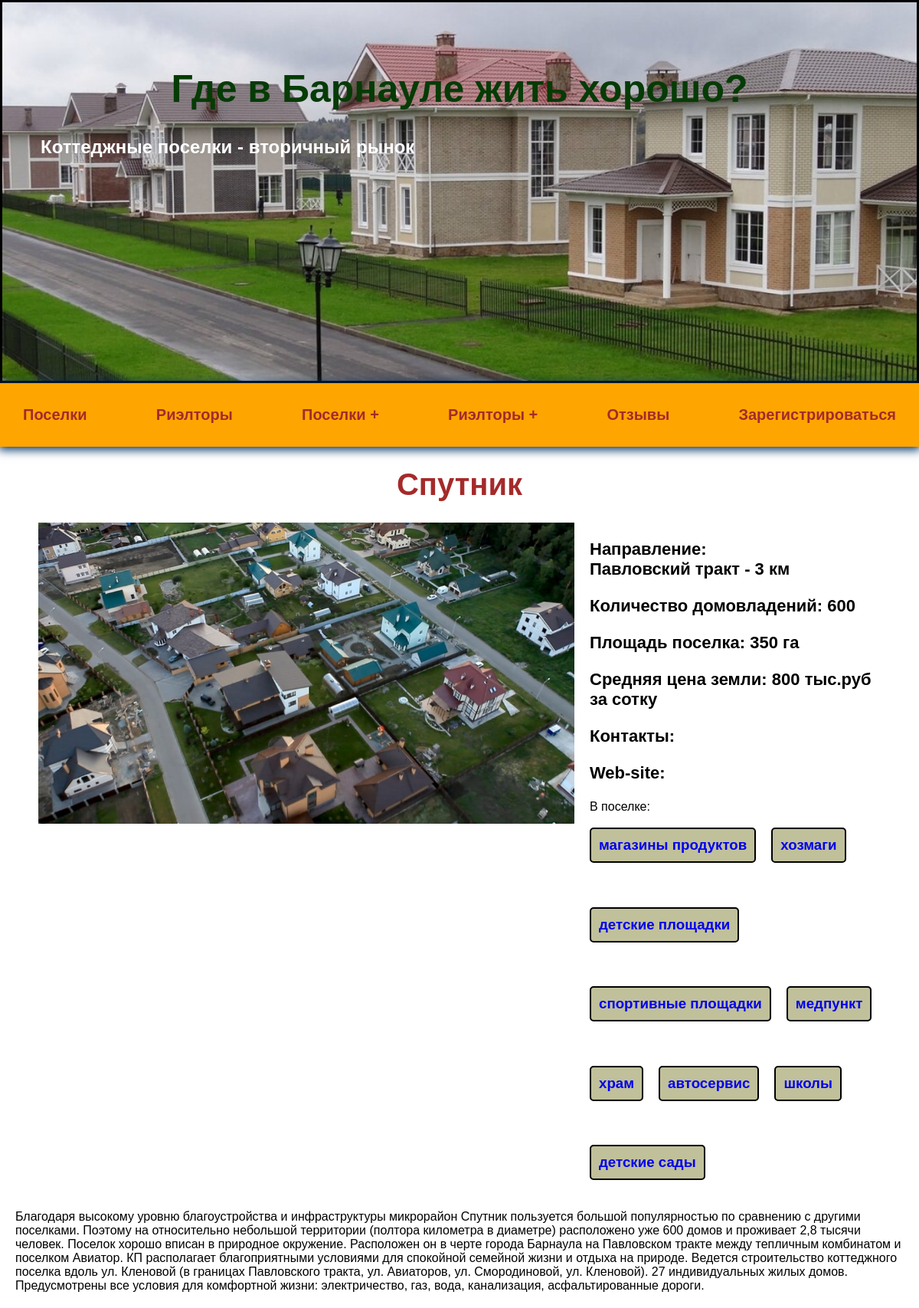
Page /village/3/ on the earlier database version.
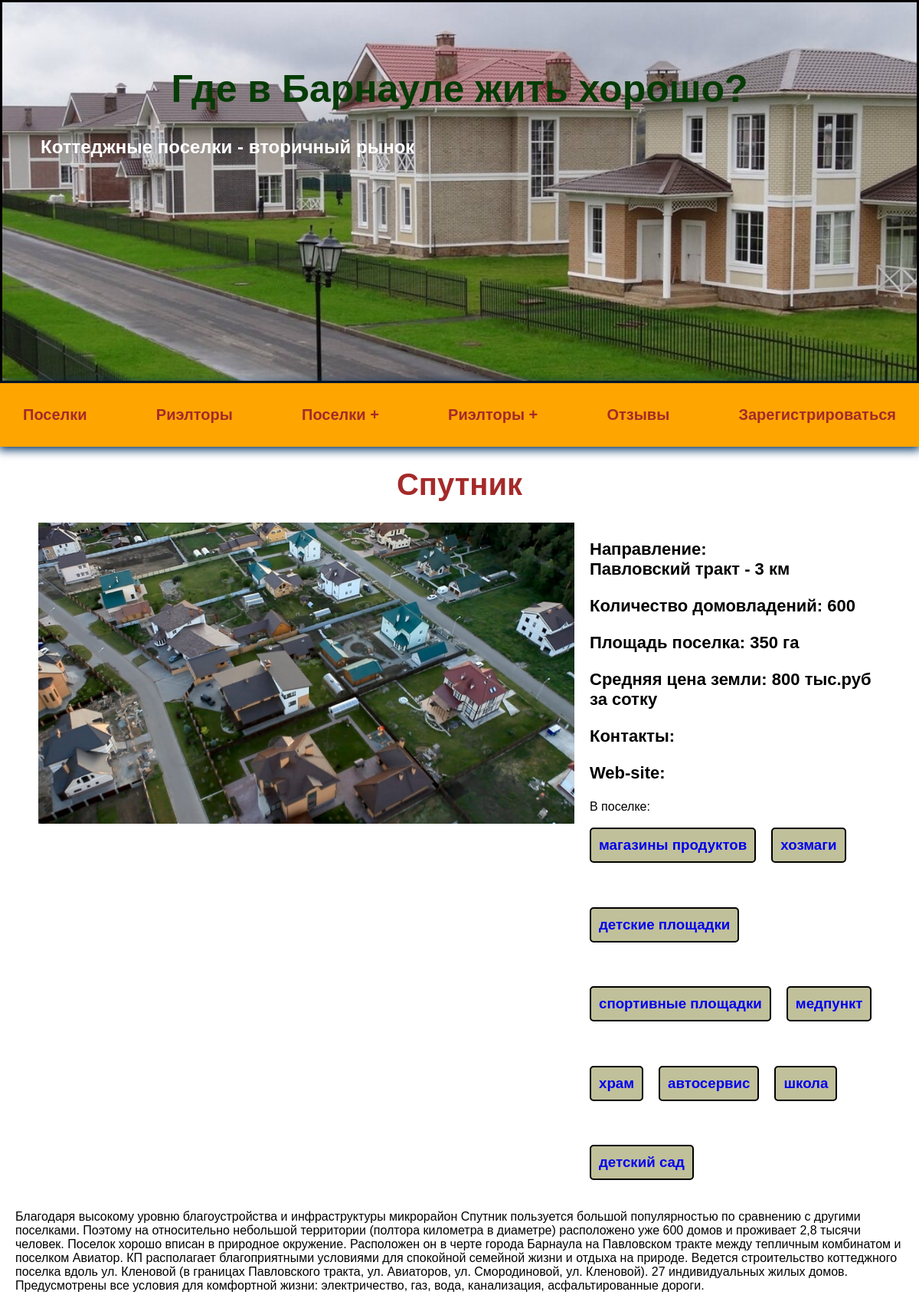
Same page on the later database version.
### villages/models.py (models this page shows)
class Infrastructure(models.Model):
    name = models.CharField(max_length=200, blank=True)
    def __str__(self):
        return self.name

### villages/views.py (the view)
# urls.py: path('village/<str:pk>/', views.village, name="village"),
def village(request, pk):
    village.obj = Village.objects.get(id=pk)
    return render(request, 'villages/one_village.html', {'village': village.obj})

### villages/templates/villages/one_village.html
{% extends 'villages/base.html' %}
{% block content %}
<h1>{{ village.title }}</h1>
<div class="cards_one">
    <div class="left">
    <img class="image_card_one" src="{{ village.featured_image.url }}" alt="image_card">
    </div>
    <div class="right">
        <p>Направление:<br>{{ village.direction }} - {{ village.distance }} км</p>
        <p>Количество домовладений: {{ village.quantity }}</p>
        <p>Площадь поселка: {{ village.square }} га</p>
        <p>Средняя цена земли: {{ village.land_price }} тыс.руб за сотку</p>
        <p>Контакты: {{ village.contacts }}</p>
        <p>Web-site: {{ village.website }}</p>
        <span>В поселке:</span>
        <div class="info">
            {% for info in village.infrastructures.all %}
            <a href="{% url 'villages' %}">
                <h3>{{ info }}</h3>
            </a>
            {% endfor %}
        </div>
    </div>
</div>
<div class="description">
<p>{{ village.description }}</p>
</div>
{% endblock %}

Differences in the rows shown:
changed Infrastructure: name "школы" → "школа"
changed Infrastructure: name "детские сады" → "детский сад"
